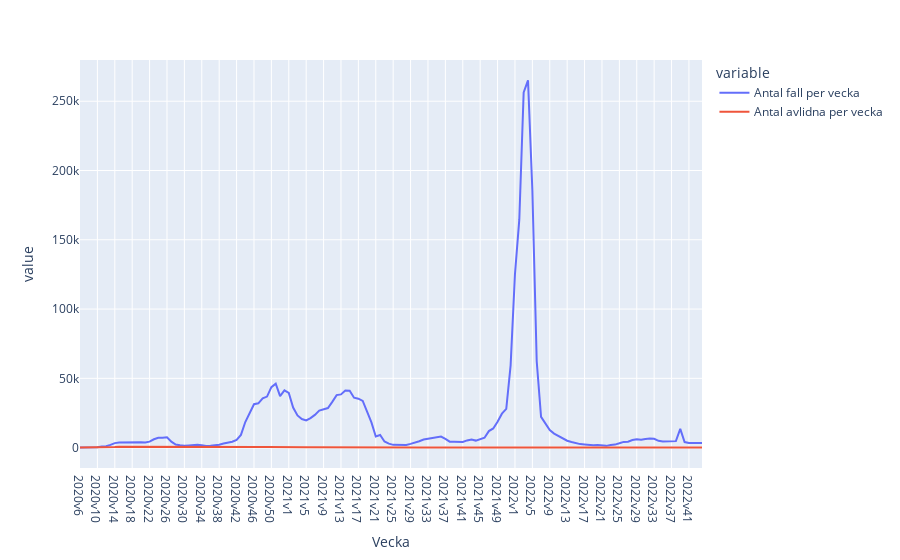

Notebook code for this chart:
### Code cell
# plotly med två y-värden representerade
fig = px.line(df, y = ["Antal fall per vecka", "Antal avlidna per vecka"], x = "Vecka")
fig.show()
fig.write_html("../Labb/Visualiseringar/nya_fall_och_avlidna_per_vecka.html") #sparar visualisering i mappen som html-fil

### Figure 1 — Plotly figure (JSON) as saved in the notebook; plotly's stock layout.template omitted (floating-point values rounded to 4 significant figures; data arrays with more than 128 entries replaced by an {"elided": "..."} marker saying what was removed)
{"data": [{"hovertemplate": "variable=Antal fall per vecka<br>Vecka=%{x}<br>value=%{y}<extra></extra>", "legendgroup": "Antal fall per vecka", "line": {"color": "#636efa", "dash": "solid"}, "marker": {"symbol": "circle"}, "mode": "lines", "name": "Antal fall per vecka", "orientation": "v", "showlegend": true, "type": "scatter", "x": {"elided": "144 str values"}, "xaxis": "x", "y": {"elided": "144 int values"}, "yaxis": "y"}, {"hovertemplate": "variable=Antal avlidna per vecka<br>Vecka=%{x}<br>value=%{y}<extra></extra>", "legendgroup": "Antal avlidna per vecka", "line": {"color": "#EF553B", "dash": "solid"}, "marker": {"symbol": "circle"}, "mode": "lines", "name": "Antal avlidna per vecka", "orientation": "v", "showlegend": true, "type": "scatter", "x": {"elided": "144 str values"}, "xaxis": "x", "y": {"elided": "144 int values"}, "yaxis": "y"}], "layout": {"legend": {"title": {"text": "variable"}, "tracegroupgap": 0}, "margin": {"t": 60}, "xaxis": {"anchor": "y", "domain": [0, 1], "title": {"text": "Vecka"}}, "yaxis": {"anchor": "x", "domain": [0, 1], "title": {"text": "value"}}}}
